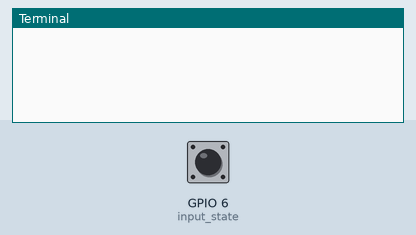
A program run on a simulated Raspberry Pi (BCM pin numbers). Parts: the last lines printed to the terminal. Inputs (shaded band) come from the test bench; at power-on: GPIO 6 (input_state) HIGH.

Above: at 1.2 s.
1.3 s: GPIO 6 (input_state) pulled LOW for 0.15 s
At 2.5 s:
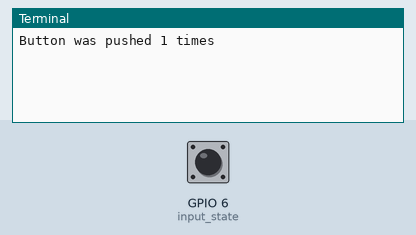
2.9 s: GPIO 6 (input_state) pulled LOW for 1 s
At 4.5 s:
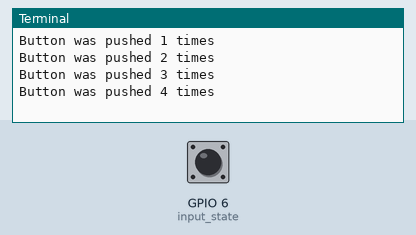
5.4 s: GPIO 6 (input_state) pulled LOW for 0.15 s
At 5.8 s:
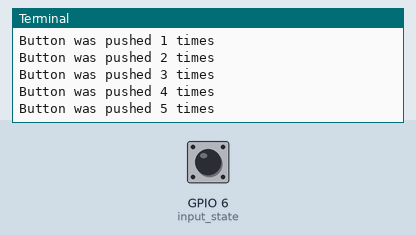
Timing chart, 0 to 8.4 s (numbered marks = the images above; inputs shaded):
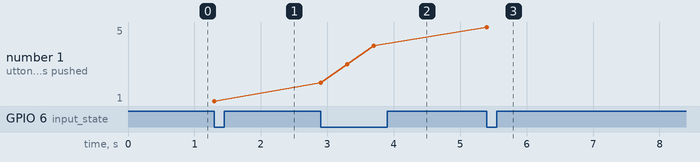

The program:

push-button.py
```python
import RPi.GPIO as GPIO
import time

import RPi.GPIO as GPIO # Import Raspberry Pi GPIO library

GPIO.setwarnings(False) # Ignore warning for now
GPIO.setmode(GPIO.BCM) # Use physical pin numbering

GPIO.setup(6, GPIO.IN, pull_up_down=GPIO.PUD_UP)

count = 0

try:
    while True:
        input_state=GPIO.input(6)
        if input_state == False:
            count += 1
            print("Button was pushed " +str(count)+ " times")
            time.sleep(.3)
        time.sleep(.1)

except KeyboardInterrupt:
    print("Keyboard Interrupt")
    GPIO.cleanup()
GPIO.cleanup()
```

Measured:
- after the input at 1.3 s, the terminal: prints a new line at once (image 1)
- after the input at 2.9 s, the terminal: prints a new line at once (image 2)
- after the input at 5.4 s, the terminal: prints a new line at once (image 3)
- plotted number 1: 1 → 4 after the input at 2.9 s, 4 → 5 after the input at 5.4 s
